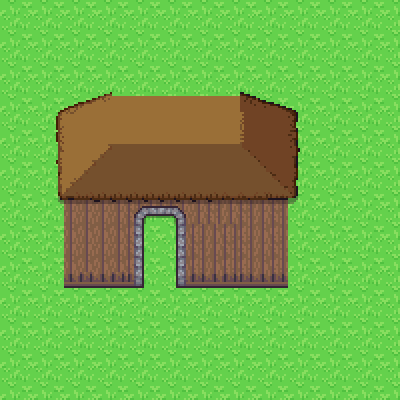

Below is a game level as drawn by its tile map, then a one-line description and the .tmx file that defines it, in full:
An orthogonal 25x25 tile map with 16x16 px tiles, 3 tile layers (back, deco, front), 5 tilesets.

<map version="1.10" tiledversion="1.10.2" orientation="orthogonal" renderorder="right-down" width="25" height="25" tilewidth="16" tileheight="16" infinite="0" nextlayerid="4" nextobjectid="1">
 <tileset firstgid="1" name="1_terrain" tilewidth="16" tileheight="16" tilecount="1440" columns="30">
  <image source="tilesets_edit/1_terrain.png" width="480" height="768" />
 </tileset>
 <tileset firstgid="1441" name="2_indoors" tilewidth="16" tileheight="16" tilecount="440" columns="20">
  <image source="tilesets_edit/2_indoors.png" width="320" height="352" />
 </tileset>
 <tileset firstgid="1881" name="3_plants" tilewidth="16" tileheight="16" tilecount="240" columns="30">
  <image source="tilesets_edit/3_plants.png" width="480" height="128" />
 </tileset>
 <tileset firstgid="2121" name="4_buildings" tilewidth="16" tileheight="16" tilecount="576" columns="24">
  <image source="tilesets_edit/4_buildings.png" width="384" height="384" />
 </tileset>
 <tileset firstgid="2697" name="11_roofs" tilewidth="16" tileheight="16" tilecount="1024" columns="32">
  <image source="tilesets_edit/11_roofs.png" width="512" height="512" />
 </tileset>
 <layer id="1" name="back" width="25" height="25">
  <data encoding="csv">
63,64,63,64,63,64,63,64,63,64,63,64,63,64,63,64,63,64,63,64,63,64,63,64,63,
93,94,93,94,93,94,93,94,93,94,93,94,93,94,93,94,93,94,93,94,93,94,93,94,93,
63,64,63,64,63,64,63,64,63,64,63,64,63,64,63,64,63,64,63,64,63,64,63,64,63,
93,94,93,94,93,94,93,94,93,94,93,94,93,94,93,94,93,94,93,94,93,94,93,94,93,
63,64,63,64,63,64,63,64,63,64,63,64,63,64,63,64,63,64,63,64,63,64,63,64,63,
93,94,93,94,93,94,93,94,93,94,93,94,93,94,93,94,93,94,93,94,93,94,93,94,93,
63,64,63,64,63,64,63,64,63,64,63,64,63,64,63,64,63,64,63,64,63,64,63,64,63,
93,94,93,94,93,94,93,94,93,94,93,94,93,94,93,94,93,94,93,94,93,94,93,94,93,
63,64,63,64,63,64,63,64,63,64,63,64,63,64,63,64,63,64,63,64,63,64,63,64,63,
93,94,93,94,93,94,93,94,93,94,93,94,93,94,93,94,93,94,93,94,93,94,93,94,93,
63,64,63,64,63,64,63,64,63,64,63,64,63,64,63,64,63,64,63,64,63,64,63,64,63,
93,94,93,94,93,94,93,94,93,94,93,94,93,94,93,94,93,94,93,94,93,94,93,94,93,
63,64,63,64,63,64,63,64,63,64,63,64,63,64,63,64,63,64,63,64,63,64,63,64,63,
93,94,93,94,93,94,93,94,93,94,93,94,93,94,93,94,93,94,93,94,93,94,93,94,93,
63,64,63,64,63,64,63,64,63,64,63,64,63,64,63,64,63,64,63,64,63,64,63,64,63,
93,94,93,94,93,94,93,94,93,94,93,94,93,94,93,94,93,94,93,94,93,94,93,94,93,
63,64,63,64,63,64,63,64,63,64,63,64,63,64,63,64,63,64,63,64,63,64,63,64,63,
93,94,93,94,93,94,93,94,93,94,93,94,93,94,93,94,93,94,93,94,93,94,93,94,93,
63,64,63,64,63,64,63,64,63,64,63,64,63,64,63,64,63,64,63,64,63,64,63,64,63,
93,94,93,94,93,94,93,94,93,94,93,94,93,94,93,94,93,94,93,94,93,94,93,94,93,
63,64,63,64,63,64,63,64,63,64,63,64,63,64,63,64,63,64,63,64,63,64,63,64,63,
93,94,93,94,93,94,93,94,93,94,93,94,93,94,93,94,93,94,93,94,93,94,93,94,93,
63,64,63,64,63,64,63,64,63,64,63,64,63,64,63,64,63,64,63,64,63,64,63,64,63,
93,94,93,94,93,94,93,94,93,94,93,94,93,94,93,94,93,94,93,94,93,94,93,94,93,
63,64,63,64,63,64,63,64,63,64,63,64,63,64,63,64,63,64,63,64,63,64,63,64,63
</data>
 </layer>
 <layer id="2" name="deco" width="25" height="25">
  <data encoding="csv">
0,0,0,0,0,0,0,0,0,0,0,0,0,0,0,0,0,0,0,0,0,0,0,0,0,
0,0,0,0,0,0,0,0,0,0,0,0,0,0,0,0,0,0,0,0,0,0,0,0,0,
0,0,0,0,0,0,0,0,0,0,0,0,0,0,0,0,0,0,0,0,0,0,0,0,0,
0,0,0,0,0,0,0,0,0,0,0,0,0,0,0,0,0,0,0,0,0,0,0,0,0,
0,0,0,0,0,0,0,0,0,0,0,0,0,0,0,0,0,0,0,0,0,0,0,0,0,
0,0,0,0,0,0,0,0,0,0,0,0,0,0,0,0,0,0,0,0,0,0,0,0,0,
0,0,0,0,0,0,0,0,0,0,0,0,0,0,0,0,0,0,0,0,0,0,0,0,0,
0,0,0,0,0,0,0,0,0,0,0,0,0,0,0,0,0,0,0,0,0,0,0,0,0,
0,0,0,0,0,0,0,0,0,0,0,0,0,0,0,0,0,0,0,0,0,0,0,0,0,
0,0,0,0,0,0,0,0,0,0,0,0,0,0,0,0,0,0,0,0,0,0,0,0,0,
0,0,0,0,0,0,0,0,0,0,0,0,0,0,0,0,0,0,0,0,0,0,0,0,0,
0,0,0,0,0,0,0,0,0,0,0,0,0,0,0,0,0,0,0,0,0,0,0,0,0,
0,0,0,0,2553,2553,2553,2553,2554,2555,2556,2557,2607,2608,2607,2608,2607,2608,0,0,0,0,0,0,0,
0,0,0,0,2577,2577,2577,2577,2578,2579,2580,2581,2631,2632,2631,2632,2631,2632,0,0,0,0,0,0,0,
0,0,0,0,2601,2601,2601,2601,2602,0,0,2605,2606,2607,2608,2606,2607,2608,0,0,0,0,0,0,0,
0,0,0,0,2625,2625,2625,2625,2626,0,0,2629,2630,2631,2632,2630,2631,2632,0,0,0,0,0,0,0,
0,0,0,0,2649,2649,2649,2649,2650,0,0,2653,2654,2655,2656,2654,2655,2656,0,0,0,0,0,0,0,
0,0,0,0,2673,2678,2679,2680,2674,0,0,2677,2678,2679,2680,2678,2679,2680,0,0,0,0,0,0,0,
0,0,0,0,0,0,0,0,0,0,0,0,0,0,0,0,0,0,0,0,0,0,0,0,0,
0,0,0,0,0,0,0,0,0,0,0,0,0,0,0,0,0,0,0,0,0,0,0,0,0,
0,0,0,0,0,0,0,0,0,0,0,0,0,0,0,0,0,0,0,0,0,0,0,0,0,
0,0,0,0,0,0,0,0,0,0,0,0,0,0,0,0,0,0,0,0,0,0,0,0,0,
0,0,0,0,0,0,0,0,0,0,0,0,0,0,0,0,0,0,0,0,0,0,0,0,0,
0,0,0,0,0,0,0,0,0,0,0,0,0,0,0,0,0,0,0,0,0,0,0,0,0,
0,0,0,0,0,0,0,0,0,0,0,0,0,0,0,0,0,0,0,0,0,0,0,0,0
</data>
 </layer>
 <layer id="3" name="front" width="25" height="25">
  <data encoding="csv">
0,0,0,0,0,0,0,0,0,0,0,0,0,0,0,0,0,0,0,0,0,0,0,0,0,
0,0,0,0,0,0,0,0,0,0,0,0,0,0,0,0,0,0,0,0,0,0,0,0,0,
0,0,0,0,0,0,0,0,0,0,0,0,0,0,0,0,0,0,0,0,0,0,0,0,0,
0,0,0,0,0,0,0,0,0,0,0,0,0,0,0,0,0,0,0,0,0,0,0,0,0,
0,0,0,0,0,0,0,0,0,0,0,0,0,0,0,0,0,0,0,0,0,0,0,0,0,
0,0,0,0,0,0,3148,0,0,0,0,0,0,0,0,3159,0,0,0,0,0,0,0,0,0,
0,0,0,3150,3151,3152,3180,3365,3365,3365,3365,3365,3365,3365,3365,3191,3155,3156,3157,0,0,0,0,0,0,
0,0,0,3182,3183,3184,3397,3397,3397,3397,3397,3397,3397,3397,3397,3186,3187,3188,3189,0,0,0,0,0,0,
0,0,0,3214,3215,3216,3397,3397,3397,3397,3397,3397,3397,3397,3397,3218,3219,3220,3221,0,0,0,0,0,0,
0,0,0,3246,3247,3248,3249,3281,3281,3281,3281,3281,3281,3281,3282,3250,3251,3252,3253,0,0,0,0,0,0,
0,0,0,3278,3279,3280,3281,3281,3281,3281,3281,3281,3281,3281,3282,3282,3283,3284,3285,0,0,0,0,0,0,
0,0,0,3310,3311,3312,3313,3313,3313,3313,3313,3313,3313,3313,3314,3314,3315,3316,3317,0,0,0,0,0,0,
0,0,0,3342,3343,3344,3345,3345,3345,3345,3345,3345,3345,3345,3346,3346,3347,3348,3349,0,0,0,0,0,0,
0,0,0,0,0,0,0,0,0,0,0,0,0,0,0,0,0,0,0,0,0,0,0,0,0,
0,0,0,0,0,0,0,0,0,0,0,0,0,0,0,0,0,0,0,0,0,0,0,0,0,
0,0,0,0,0,0,0,0,0,0,0,0,0,0,0,0,0,0,0,0,0,0,0,0,0,
0,0,0,0,0,0,0,0,0,0,0,0,0,0,0,0,0,0,0,0,0,0,0,0,0,
0,0,0,0,0,0,0,0,0,0,0,0,0,0,0,0,0,0,0,0,0,0,0,0,0,
0,0,0,0,0,0,0,0,0,0,0,0,0,0,0,0,0,0,0,0,0,0,0,0,0,
0,0,0,0,0,0,0,0,0,0,0,0,0,0,0,0,0,0,0,0,0,0,0,0,0,
0,0,0,0,0,0,0,0,0,0,0,0,0,0,0,0,0,0,0,0,0,0,0,0,0,
0,0,0,0,0,0,0,0,0,0,0,0,0,0,0,0,0,0,0,0,0,0,0,0,0,
0,0,0,0,0,0,0,0,0,0,0,0,0,0,0,0,0,0,0,0,0,0,0,0,0,
0,0,0,0,0,0,0,0,0,0,0,0,0,0,0,0,0,0,0,0,0,0,0,0,0,
0,0,0,0,0,0,0,0,0,0,0,0,0,0,0,0,0,0,0,0,0,0,0,0,0
</data>
 </layer>
</map>
